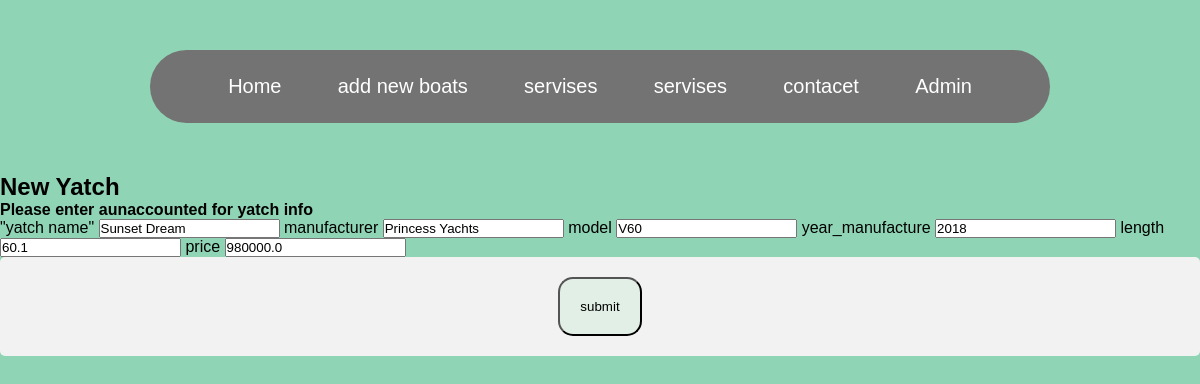
Screenshot of /edit/5 with the database file from the repository.
### tables this page shows
CREATE TABLE yachts (
    id INTEGER PRIMARY KEY AUTOINCREMENT,
    yatch_name TEXT NOT NULL,
    manufacturer TEXT NOT NULL,
    model TEXT NOT NULL,
    year_manufacture INTEGER,
    length FLOAT,
    price FLOAT
);

### app.py (the view, shortened to what this page needs)
@app.route('/edit/<int:id>', methods=('GET', 'POST'))
def edit_user(id):
    conn = get_db_connection()
    yatch = conn.execute('SELECT * FROM yachts  where id = ?',(id,)).fetchone()
    print(id)
    return render_template('update.html', yatch = yatch)

### app.py (called while the page is built)
def get_db_connection():
    conn = sqlite3.connect('Yatchs.db')
    conn.row_factory = sqlite3.Row
    return conn

### templates/update.html (shortened to what this page needs)
{% extends 'home.html' %}
{% block header %}
<head>
</head>
<body>
    <h2 class="homeHeader">New Yatch</h2>
    <h4 class="homeDetails">Please enter aunaccounted for yatch info</h4>
{% endblock %}
{% block content %}
<form method="post">
    <label for="yatch_name">"yatch name"</label>
    <input type="text" name ="yatch_name" id="yatch_name" value="{{yatch.yatch_name}}" required >
    <label for="manufacturer">manufacturer</label>
    <input type="text" name="manufacturer" id="manufacturer" value="{{yatch.manufacturer}}" required>
    <label for="model">model</label>
    <input type="text" name="model" id="model" value="{{yatch.model}}" required>
    <label for="year_manufacture">year_manufacture</label>
    <input type="Integer" name="year_manufacture" id="year_manufacture" value="{{yatch.year_manufacture}}">
    <label for="length">length</label>
    <input type="Integer" name="length" id="length" value="{{yatch.length}}">
    <label for="price">price</label>
    <input type="Integer" name="price" id="price" value="{{yatch.price}}">
    <div class="center">
        <button type="submit">submit</button>
    </div>
</form>
{% endblock %}

### static/style.css (style rules this page uses)
div { border-radius: 5px; background-color: #f2f2f2; padding: 20px; }
body { background-color: #8fd4b5; }
.center { display: flex; justify-content: center; align-items: center; }
button { padding: 20px; content: center; background-color: #E1EFE6; border-radius: 15px; }
* { margin: 0px; padding: 0px; box-sizing: border-box; font-family: sans-serif; }

### rows the page displays
yachts: yatch_name "Sunset Dream", manufacturer "Princess Yachts", model "V60", year_manufacture "2018", length "60.1", price "980000.0"
